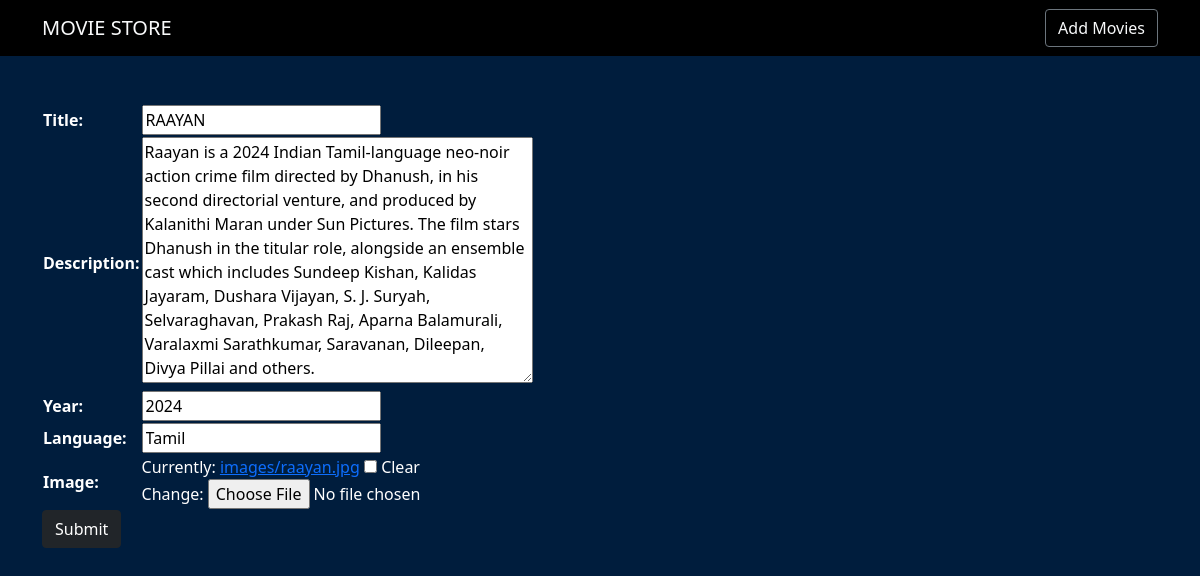
Page /edit/2 on the committed database.
### app1/models.py (models this page shows, shortened)
class Movie(models.Model):                                                 #table definition
    title=models.CharField(max_length=20)
    description=models.TextField()
    year=models.IntegerField()
    language=models.CharField(max_length=20)
    image=models.ImageField(upload_to="images",blank=True,null=True)

### app1/views.py (the view)
# urls.py: path('edit/<int:pk>', views.Edit.as_view(), name="edit"),
class Edit(UpdateView):
    model = Movie
    fields = ['title', 'description', 'year', 'language', 'image']
    template_name = 'edit.html'
    success_url = reverse_lazy('app1:home')

### templates/edit.html (shortened to what this page needs)
{% extends 'base.html' %}
{% load static %}
{% block content %}
<div class="container mt-5">
        <form method="post" enctype="multipart/form-data">
              <table>
                {{form.as_table}}
            </table>
            <button type="submit" value="Add" class="btn btn-dark">Submit</button>
        </form>
    </div>
{% endblock %}

### static/css/style.css (style rules this page uses)
body { background-color:#001d3d; color:white; }

### rows in the picture
Movie: title "RAAYAN", description "Raayan is a 2024 Indian Tamil-language neo-noir action crime film directed by Dhanush, in his second directorial venture, and produced by Kalanithi Maran under Sun Pictures. The film stars Dhanush in the titular role, alongside an ensemble cast which includes Sundeep Kishan, Kalidas Jayaram, Dushara Vijayan, S. J. Suryah, Selvaraghavan, Prakash Raj, Aparna Balamurali, Varalaxmi Sarathkumar, Saravanan, Dileepan, Divya Pillai and others.", year "2024", language "Tamil"
